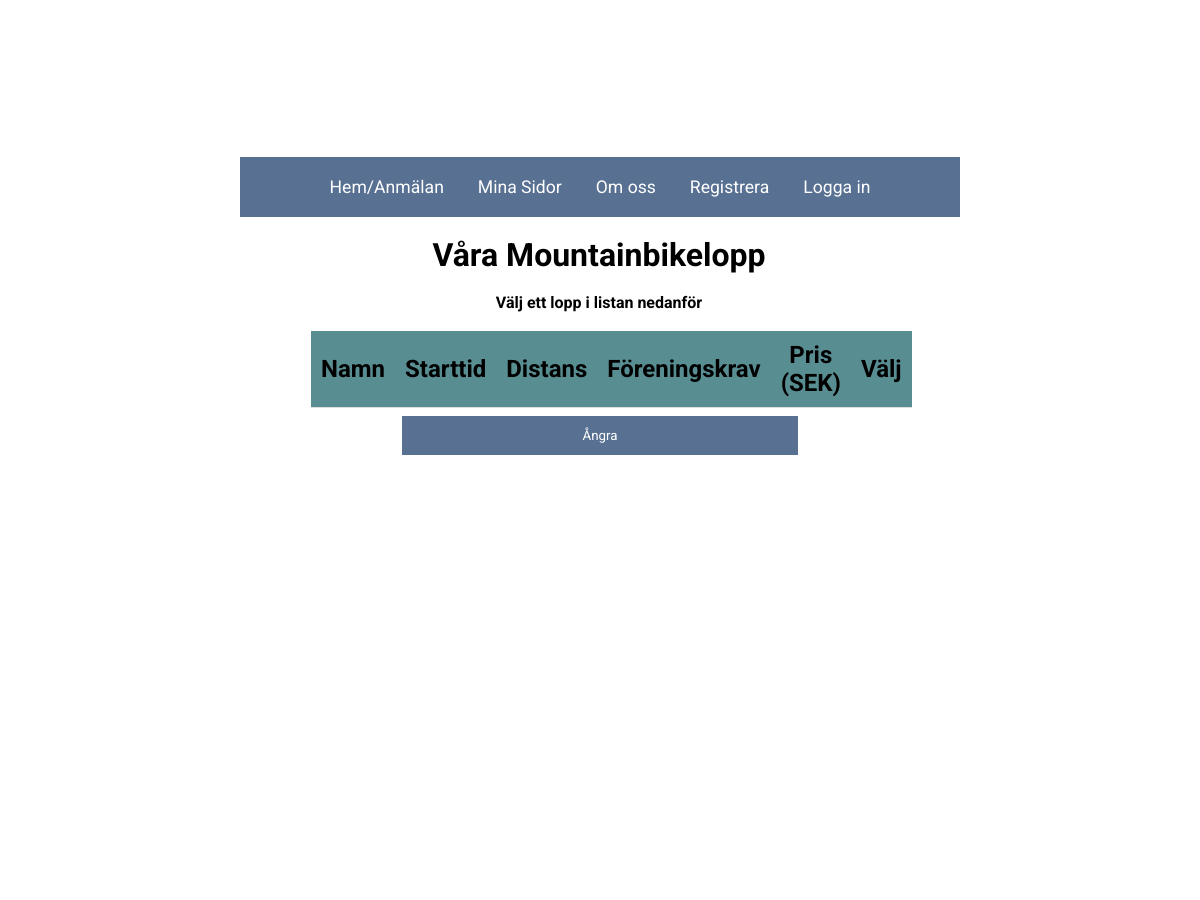
Before: /booking_mtb.php (upper part) with the older database file.
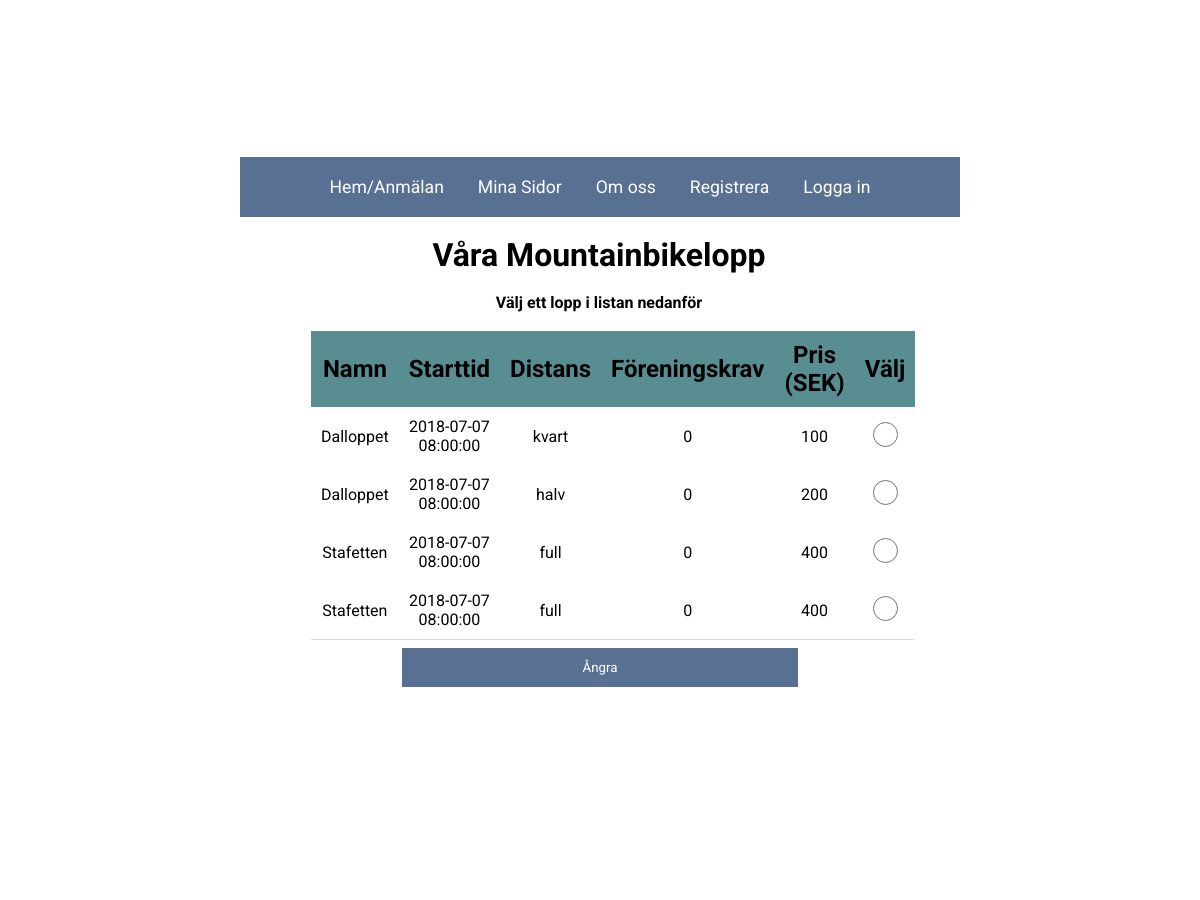
After: the same page with the newer database file.
### tables this page shows
create table mtblopp(
	ordningsnr		varchar(255),
    namn			varchar(255),
    starttid		datetime,
	typ				varchar(255),
    klubbkrav	 	bool,
    distans			varchar(255),
    pris			varchar(255),
    grans1			int,  
    grans2			int,  
    primary key (ordningsnr)
    
);

### booking_mtb.php (the view, shortened to what this page needs)
<!DOCTYPE HTML>
<html>
<head>
<link rel="stylesheet" type="text/css" href="style.css">
</head>
<body>
<h1 id="titel">MTB-lopp</h1>
<header>
<ul id="nav">
	<li class="navli"><a class="navcontent" href="index.php">Hem/Anmälan</a></li>
	<li class="navli"><a class="navcontent" href="my_page.php">Mina Sidor</a></li>
	<li class="navli"><a class="navcontent" href="about_us.php">Om oss</a></li>
	<li class="navli"><a class="navcontent" href="sign_up.php">Registrera</a></li>
	<li class="navli"><a class="navcontent" href="login.php">Logga in</a></li>
</ul>
</header>
<?php
include("connection.php");
	echo "<div id='wrapper'>";
		echo "<div id='tillval'>";
		echo "<div id='column'>";
			echo "<br><h1 id='våraLopp'>Våra Mountainbikelopp</h1><br>";
			echo "<p><b>Välj ett lopp i listan nedanför</b></p>";
			echo "<center><form method='POST' id='bookingForm'>";
				echo "<table id='loppform'>";
					echo "<tr>";
						echo "<th class='tabellrad1'>Namn</th>";
						echo "<th class='tabellrad1'>Starttid</th>";
						echo "<th class='tabellrad1'>Distans</th>";
						echo "<th class='tabellrad1'>Föreningskrav</th>";
						echo "<th class='tabellrad1'>Pris (SEK)</th>";
						echo "<th>Välj</th><br>";
							foreach($dbc->query("SELECT * FROM mtblopp") as $row){
								echo "<tr>";
									echo "<td class='tabellinfo1'>".$row['namn']."</td>";
									echo "<td class='tabellinfo1'>".$row['starttid']."</td>";
									echo "<td class='tabellinfo1'>".$row['distans']."</td>";
									echo "<td class='tabellinfo1'>".$row['klubbkrav']."</td>";
									echo "<td class='tabellinfo1'>".$row['pris']."</td>";
									echo "<td><input class='knapp1' name='ordnr' value='".$row['ordningsnr']."' type='radio'></td>";
								echo "</tr>";
							}
					echo "</tr>";
				echo "</table>";
				echo "</div>";
		echo "</div>";
		echo "<form method='post'>";
	echo "<form method=post>";
					echo "<center><button class='input' input type='submit'>Ångra</button>";
				echo "</form>";
	echo "</div>";
?>
</body>
</html>el: 0500 - 666 66
</html>

Changed rows visible on the page:
added mtblopp: namn "Dalloppet", starttid "2018-07-07 08:00:00", distans "kvart", klubbkrav "0", pris "100"
added mtblopp: namn "Dalloppet", starttid "2018-07-07 08:00:00", distans "halv", klubbkrav "0", pris "200"
added mtblopp: namn "Stafetten", starttid "2018-07-07 08:00:00", distans "full", klubbkrav "0", pris "400"
added mtblopp: namn "Stafetten", starttid "2018-07-07 08:00:00", distans "full", klubbkrav "0", pris "400"
